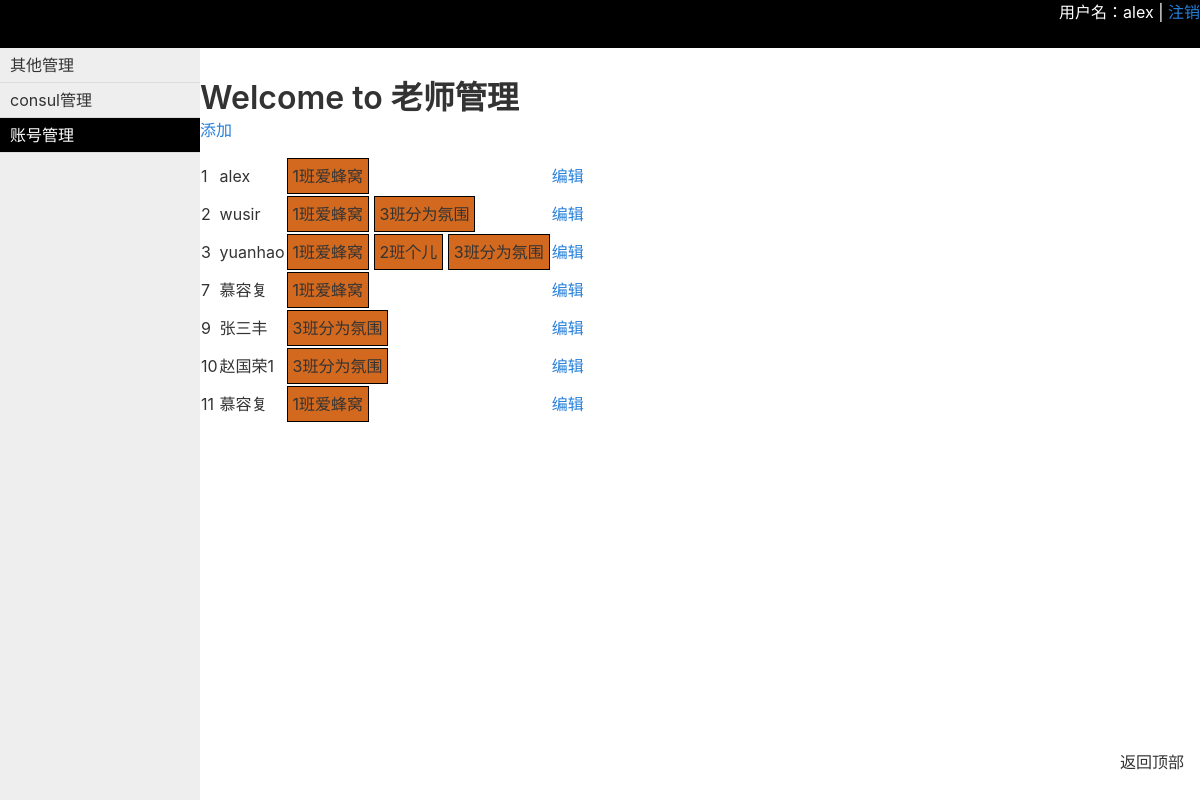
/teacher/ (signed in), run on the app's committed database.
### api/models.py (models this page shows, shortened)
class Teacher(models.Model):
    name = models.CharField(max_length=32)
    cls = models.ManyToManyField('Classes')

class Classes(models.Model):
    caption = models.CharField(max_length=32)

### api/views.py (the view)
    def inner(request,*args,**kwargs):
        is_login = request.session.get('is_login')
        print('-->is_login',is_login)
        if is_login:
            return func(request,*args,**kwargs)
        else:
            return redirect('/login')

### api/views.py (called while the page is built)
def auth(func):
    def inner(request,*args,**kwargs):
        is_login = request.session.get('is_login')
        print('-->is_login',is_login)
        if is_login:
            return func(request,*args,**kwargs)
        else:
            return redirect('/login')
    return inner

@auth
def handle_teacher(request):
    username = request.session.get('username')
    teacher_list = models.Teacher.objects.filter(id__in=models.Teacher.objects.all()).values('id','name','cls__id','cls__caption')
    result = {}
    cls_list = []
    for t in teacher_list:
        if t['id'] in result:
            if t['cls__id'] != 'None':
                cls_list.append({'id':t['cls__id'],'caption':t['cls__caption']})
                print('-->cls_list',cls_list)
        else:
            cls_list = [{'id':t['cls__id'],'caption':t['cls__caption']}]
        result[t['id']] = {'nid':t['id'],'name':t['name'], 'cls_list':cls_list}
    print(result)
    return render(request,'teacher.html',{'username':username,'teachers':result})

### templates/teacher.html (shortened to what this page needs)
{% extends 'layout.html' %}
{% block content %}
    <h1>Welcome to 老师管理</h1>
    <a href="/add_teacher/">添加</a>
    <table>
        <tbody>
            {% for k,v in teachers.items %}
                <tr>
                    <td>{{ k }}</td>
                    <td>{{ v.name }}</td>
                    <td>
                        {% for c in v.cls_list %}
                            <span class="tag" nid="{{ c.id }}">{{ c.caption }}</span>
                        {% endfor %}
                    </td>
                    <td>
                        <a href="/edit_teacher-{{ k }}/">编辑</a>
                    </td>
                </tr>
            {% endfor %}
        </tbody>
    </table>
{% endblock %}

### templates/layout.html (shortened to what this page needs)
<!DOCTYPE html>
<html lang="en">
<head>
    <link rel="stylesheet" href="/static/css/bootstrap.min.css">
    <link rel="stylesheet" href="/static/css/mobi.min.css">
    <link rel="stylesheet" href="/static/css/input-autocomplete.css" />
</head>
<body>
    <div style="height: 48px;background-color: black;color: chocolate">
        <div style="height: 48px;background-color: black;color: white">
            <div style="float: right">用户名：{{ username }} | <a href="/logout">注销</a></div>
        </div>
    </div>
    <div>
        <div class="menu" style="position:fixed;top: 48px;left: 0;bottom: 0;width: 200px;background-color: #eeeeee">
            <div class="ele">
                <div id="menu_class" class="item" onclick="show(this)">其他管理</div>
            </div>
            <div class="ele">
                <div id="menu_student" class="item" onclick="show(this)">consul管理</div>
            </div>
            <div class="ele">
                <div id="menu_teacher" class="item" onclick="show(this)">账号管理</div>
            </div>
        </div>
        <div style="position: fixed;top:48px;right: 0;bottom: 0;left: 200px;overflow: auto">
            <div style="position: fixed;width: 80px;bottom: 0;right: 0;height: 50px">返回顶部</div>
                {% block content %}{% endblock %}
        </div>
    </div>
</body>
</html>

### templates/layout.html (style rules this page uses)
body { margin: 0; }
.menu .item { display: block; padding: 5px 10px; border-bottom: 1px solid #dddddd; }
.menu .item.active { background-color: black; color: white; }

### templates/teacher.html (style rules this page uses)
.tag { display: inline-block; border: 1px solid black; padding: 5px; background-color: chocolate; cursor: pointer; }

### data on the page
Teacher: name "alex", name "alex"
Classes: caption "1班爱蜂窝"
Teacher: name "wusir"
Classes: caption "3班分为氛围"
Teacher: name "yuanhao"
Classes: caption "2班个儿"
Teacher: name "慕容复"
Teacher: name "张三丰"
Teacher: name "赵国荣1"
Teacher: name "慕容复"

### other printed values
{{ k }} "1" "2" "3" "7" "9" "10" "11"
